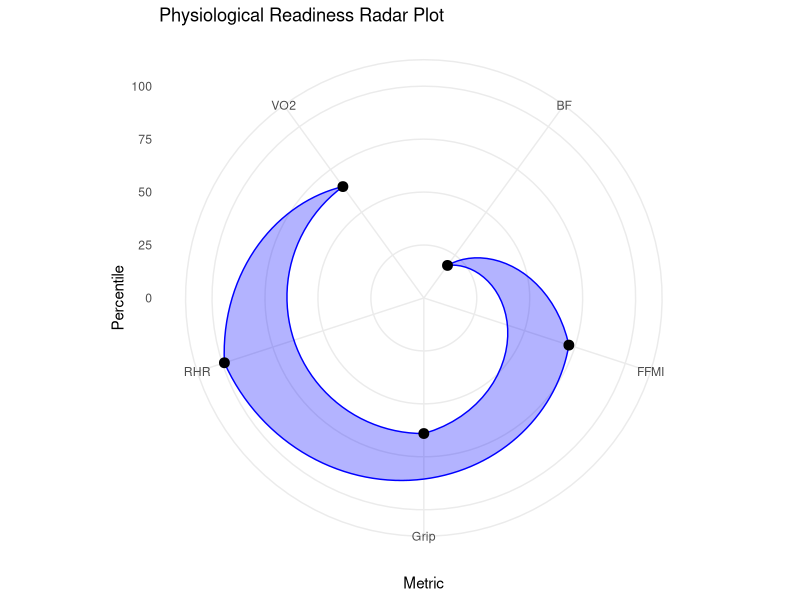

Recreate this plot in R.
#additional learning
# creating a radar graph for a "Readiness Assessment." I conduct performance testing for soldiers with
# various  equipment and metrics and would like to generate a report that equally weighs the metrics and provides
# a visual representation of their readiness as it pertains to health and performance. 

library(ggplot2)
library(dplyr)
library(tidyr)

#fake data
data <- data.frame(
  VO2 = 52,
  Grip = 55,
  BF = 25,
  FFMI = 20,
  RHR = 40
)


percentile <- function(x, ref) ecdf(ref)(x) * 100

# Example reference 
ref <- data.frame(
  VO2 = rnorm(100, 50, 5),
  Grip = rnorm(100, 50, 10),
  BF = rnorm(100, 20, 5),
  FFMI = rnorm(100, 19, 2),
  RHR = rnorm(100, 65, 10)
)

#normalizing to percentiles to have equal weight
scores <- data.frame(
  VO2 = percentile(data$VO2, ref$VO2),
  Grip = percentile(data$Grip, ref$Grip),
  BF = 100 - percentile(data$BF, ref$BF),   # lower is better
  FFMI = percentile(data$FFMI, ref$FFMI),
  RHR = 100 - percentile(data$RHR, ref$RHR) # lower is better
)

#trying to make a closeed geometric shape
radar_df_closed <- scores %>%
  pivot_longer(cols = everything(),
               names_to = "Metric",
               values_to = "Value")

ggplot(radar_df_closed, aes(x = Metric, y = Value, group = 1)) +
  geom_polygon(fill = "blue", alpha = 0.3, color = "blue") +
  geom_point(size = 3) +
  coord_polar() +
  ylim(0, 100) +
  theme_minimal() +
  labs(title = "Physiological Readiness Radar Plot",
       y = "Percentile")

radar_df_closed$Metric <- factor(
  radar_df_closed$Metric,
  levels = c("VO2", "RHR", "Grip", "FFMI", "BF")
)
